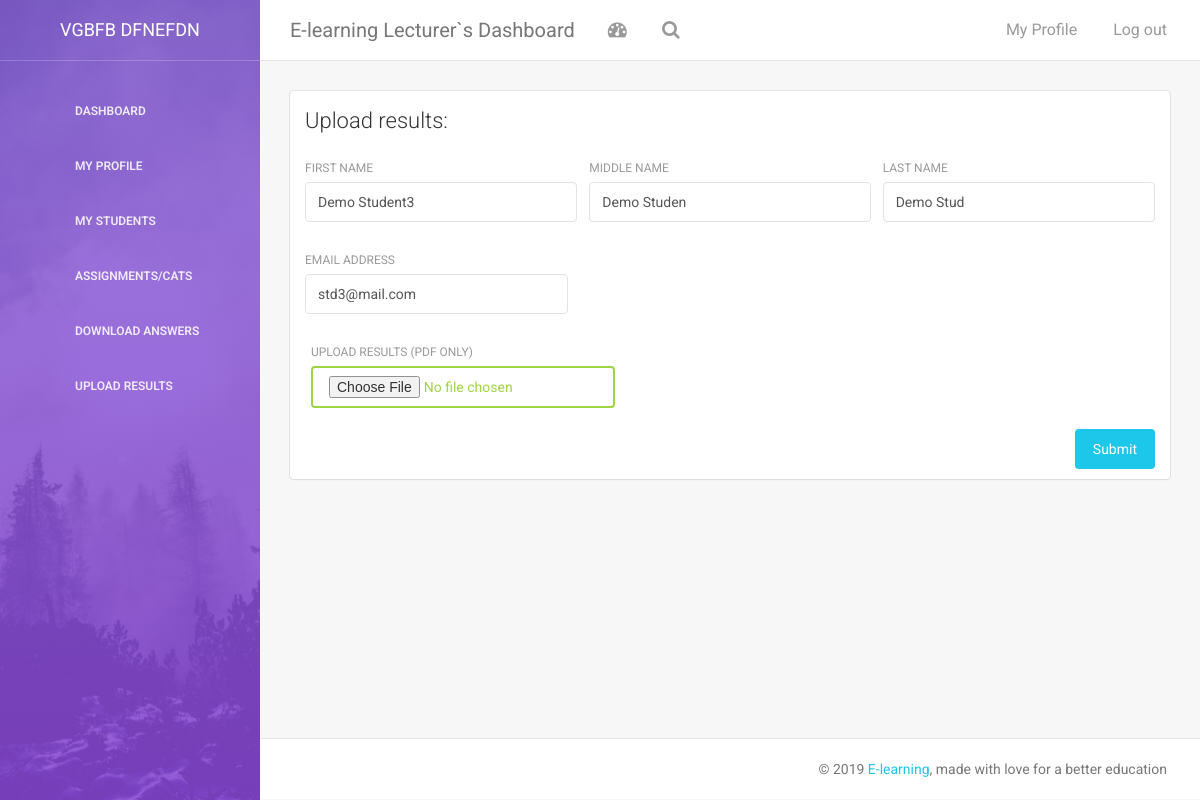
Screenshot of /lec/lec-upload-individual-result.php?id=1 (signed in) with the database file from the repository.
### tables this page shows
CREATE TABLE `lec` (
  `id` int(20) NOT NULL,
  `fname` varchar(20000) NOT NULL,
  `mname` varchar(2000) NOT NULL,
  `lname` varchar(2000) NOT NULL,
  `national_id` varchar(2000) NOT NULL,
  `gender` varchar(2000) NOT NULL,
  `lec_no` varchar(2000) NOT NULL,
  `phoneno` varchar(2000) NOT NULL,
  `email` varchar(2000) NOT NULL,
  `password` varchar(2000) NOT NULL,
  `bio` varchar(200) NOT NULL,
  `pic` varchar(200) NOT NULL,
  `course` varchar(100) DEFAULT NULL
);

CREATE TABLE `student` (
  `stdid` int(10) NOT NULL,
  `firstname` varchar(20) DEFAULT NULL,
  `middlename` varchar(20) DEFAULT NULL,
  `lastname` varchar(20) DEFAULT NULL,
  `email` varchar(100) DEFAULT NULL,
  `password` varchar(10) DEFAULT 'student',
  `course` varchar(100) DEFAULT NULL,
  `image` varchar(200) DEFAULT NULL,
  `phone` varchar(10) DEFAULT NULL,
  `admissiondate` timestamp(5) NOT NULL DEFAULT CURRENT_TIMESTAMP(5) ON UPDATE CURRENT_TIMESTAMP(5),
  `ans` varchar(200) NOT NULL,
  `results` varchar(200) NOT NULL
);

### lec/lec-upload-individual-result.php (the view, shortened to what this page needs)
<?php
include('includes/config.php');
?>
<?php include("includes/head.php")?>
<body>
<div class="wrapper">
    <?php include("includes/navbar.php")?>
    <div class="main-panel">
		<?php include("includes/mobile-nav.php")?>
        <div class="content">
            <div class="container-fluid">
                <div class="row">
                    <div class="col-md-12">
                        <div class="card">
                            <div class="header">
                                <h4 class="title">Upload results:</h4>
                            </div>
                            <div class="content">
    <?php
	$id=$_GET['id'];
	$ret="select * from  student where stdid=?";
	$stmt= $mysqli->prepare($ret) ;
	 $stmt->bind_param('i',$id);
	 $stmt->execute() ;
	 $res=$stmt->get_result();
	   while($row=$res->fetch_object())
	  {
	  	?>
                                <form method='post'  enctype="multipart/form-data" >
                                    <div class="row">
                                        <div class="col-md-4">
                                            <div class="form-group">
                                                <label>First Name</label>
                                                <input type="text" class="form-control"  name='firstname' value="<?php echo $row->firstname;?>">
                                            </div>
                                        </div>
                                        <div class="col-md-4">
                                            <div class="form-group">
                                                <label>Middle Name</label>
                                                <input type="text" class="form-control"  name='middlename' value="<?php echo $row->middlename;?>">
                                            </div>
                                        </div>
                                        <div class="col-md-4">
                                            <div class="form-group">
                                                <label>Last Name</label>
                                                <input type="text" class="form-control"  name='lastname' value="<?php echo $row->lastname;?>">
                                            </div>
                                        </div>
                                    </div>
                                    <div class="row">
                                        <div class="col-md-4">
                                            <div class="form-group">
                                                <label>Email Address</label>
                                                <input type="text" class="form-control"  name='email' value="<?php echo $row->email;?>">
                                            </div>
                                        </div>
                                    </div>
                                    <div class="col-md-12">
                                            <div class="form-group">
                                                <label>Upload Results  (pdf only)</label>
                                                <input type="file" class="btn btn-success" name="attachment">
                                            </div>
                                        </div>
                                   <input type="submit" class="btn btn-info btn-fill pull-right" name='update' value="Submit">
                                   <div class="clearfix"></div>
                                </form>
      <?php }?>
                            </div>
                        </div>
                    </div>
                </div>
            </div>
        </div>
<?php include("includes/footer.php")?>
    </div>
</div>
</body>
</html>

### lec/includes/navbar.php
<div class="sidebar" data-color="purple" data-image="assets/img/sidebar-5.jpg">
<?php
        $aid=$_SESSION['id'];
      	$ret="select * from lec where id=?";
      	$stmt= $mysqli->prepare($ret) ;
      	$stmt->bind_param('i',$aid);
      	$stmt->execute() ;
      	$res=$stmt->get_result();
      	while($row=$res->fetch_object())
      	  {
      	  	?>
    	<div class="sidebar-wrapper">
            <div class="logo">
                <a href="#" class="simple-text">
                    <?php echo $row->fname;?> <?php echo $row->lname;?>
                </a>
            </div>
          <ul class="nav">
                <li>
                    <a href="lec-dashboard.php">
                        <i class="pe-7s-graph"></i>
                        <p>Dashboard</p>
                    </a>
                </li>
                <li>
                    <a href="lec-profile.php">
                        <i class="pe-7s-user"></i>
                        <p>My Profile</p>
                    </a>
                </li>
                <li>
                    <a href="lec-view-students.php">
                        <i class="pe-7s-users"></i>
                        <p>My Students</p>
                    </a>
                </li>
                <li>
                    <a href="lec-upload-questions.php">
                        <i class="pe-7s-note2"></i>
                        <p>Assignments/Cats</p>
                    </a>
                </li>
                <li>
                    <a href="lec-download-answers.php">
                        <i class="pe-7s-download"></i>
                        <p>Download Answers</p>
                    </a>
                </li>
                <li>
                    <a href="lec-upload-results.php">
                        <i class="pe-7s-upload"></i>
                        <p>Upload Results</p>
                    </a>
                </li>
            </ul>
            </div>
    </div>
    <?php }?>

### rows the page displays
lec: fname "VGBFB", lname "DFNEFDN"
student: firstname "Demo Student3", middlename "Demo Studen", lastname "Demo Stud", email "std3@mail.com"
